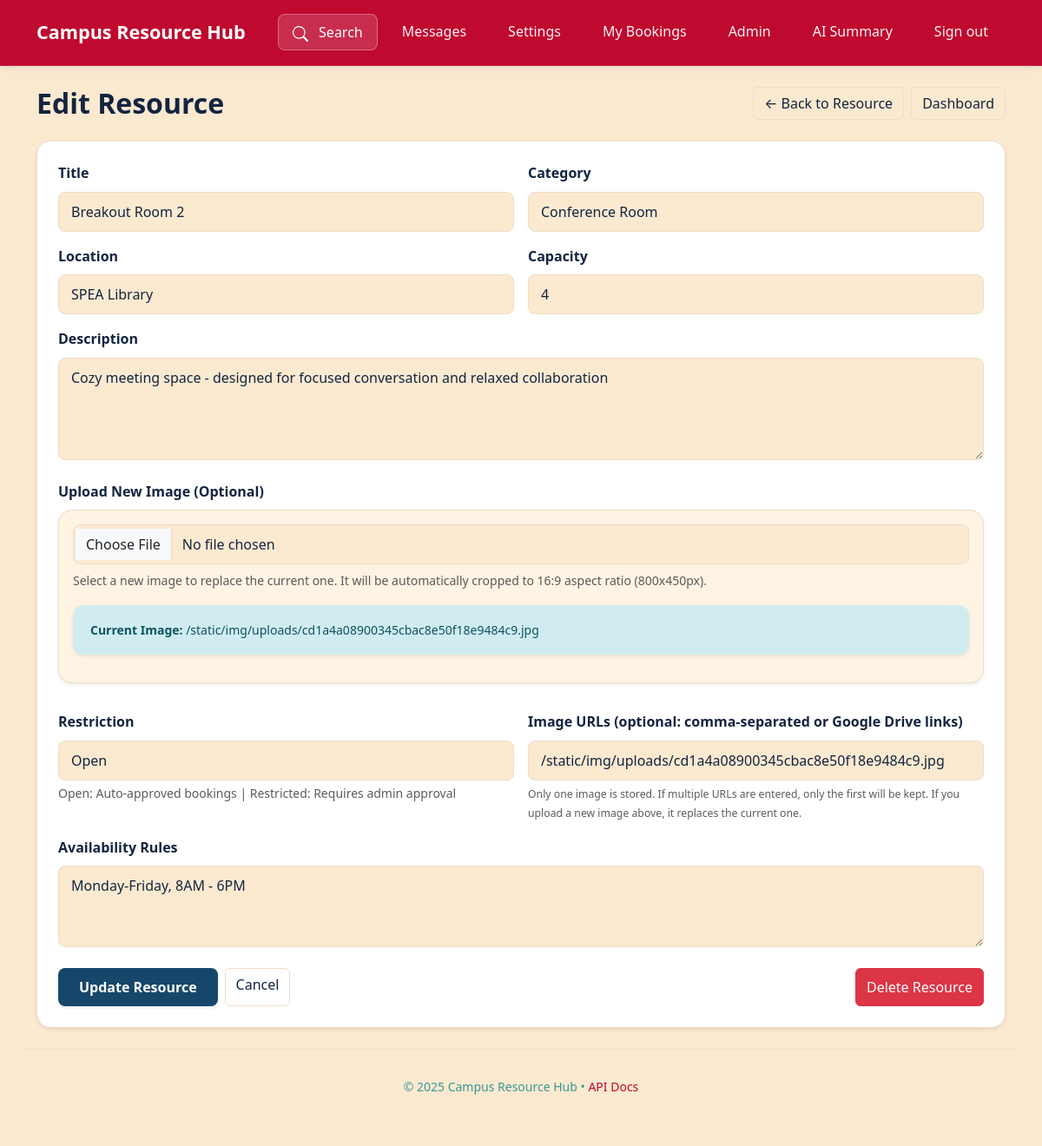
Page /admin/resources/6/edit (signed in) on the committed database.
### src/app.py (models this page shows, shortened)
class Resource(db.Model):
    __tablename__='resources'
    resource_id = db.Column(db.Integer, primary_key=True)
    owner_id = db.Column(db.Integer, db.ForeignKey('users.user_id'))
    title = db.Column(db.String(120))
    description = db.Column(db.Text)
    category = db.Column(db.String(60))
    location = db.Column(db.String(120))
    capacity = db.Column(db.Integer, default=1)
    images = db.Column(db.Text)
    availability_rules = db.Column(db.Text)
    status = db.Column(db.String(20), default='draft')
    restriction = db.Column(db.String(20), default='open')
    created_at = db.Column(db.DateTime, default=datetime.datetime.utcnow)

### src/app.py (the view, shortened to what this page needs)
@admin_bp.route('/resources/<int:resource_id>/edit', methods=['GET','POST'])
@login_required
def edit_resource(resource_id):
    if current_user.role not in ['admin','staff']:
        abort(403)
    resource = Resource.query.get_or_404(resource_id)
    form = ResourceForm(obj=resource)
    if resource.images:
        form.images.data = resource.images
    return render_template('admin_edit_resource.html', form=form, resource=resource)

### src/app.py
class ResourceForm(FlaskForm):
    title = StringField('Title', validators=[InputRequired(), Length(min=2, max=120)])
    description = TextAreaField('Description', validators=[Length(max=1000)])
    category = SelectField('Category', choices=[('Classroom','Classroom'),('Conference Room','Conference Room'),('Lab','Lab'),('Equipment','Equipment')], validators=[InputRequired()])
    location = StringField('Location', validators=[InputRequired(), Length(max=120)])
    capacity = StringField('Capacity', validators=[InputRequired()])
    restriction = SelectField('Restriction', choices=[('open','Open'),('restricted','Restricted')], default='open')
    image_file = FileField('Upload Image', validators=[Optional(), FileAllowed(['jpg', 'jpeg', 'png', 'gif', 'webp'], 'Images only!')])
    images = StringField('Image URLs (optional: comma-separated or Google Drive links)', validators=[Optional(), Length(max=500)])
    availability_rules = TextAreaField('Availability Rules', validators=[Length(max=500)])

### src/app.py (called while the page is built)
@app.context_processor
def inject_csrf_token():
    def get_csrf_token():
        return generate_csrf()
    return dict(csrf_token=get_csrf_token)

@app.context_processor
def inject_template_flags():
    return dict(include_scripts=not app.config.get('TESTING', False))

@app.after_request
def set_security_headers(resp):
    csp = " ".join([
        "default-src 'self'",
        "script-src 'self' https://cdn.jsdelivr.net",
        "style-src 'self' 'unsafe-inline' https://cdn.jsdelivr.net",
        "img-src 'self' data: https:",
        "connect-src 'self' https://cdn.jsdelivr.net",
        "object-src 'none'",
        "frame-ancestors 'self'",
        "base-uri 'self'",
        "form-action 'self'",
    ])
    resp.headers.setdefault('Content-Security-Policy', csp)
    resp.headers.setdefault('X-Content-Type-Options', 'nosniff')
    resp.headers.setdefault('Referrer-Policy', 'strict-origin-when-cross-origin')
    return resp

@login_manager.user_loader
def load_user(user_id):
    return User.query.get(int(user_id))

### src/templates/admin_edit_resource.html (shortened to what this page needs)
{% extends "_base.html" %}
{% block content %}
<div class="d-flex justify-content-between align-items-center mb-4">
  <h2 class="mb-0 fw-bold">Edit Resource</h2>
  <div class="d-flex gap-2">
    <a href="{{ url_for('resources.detail', resource_id=resource.resource_id) }}" class="btn btn-outline-secondary">← Back to Resource</a>
    <a href="{{ url_for('admin.dashboard') }}" class="btn btn-outline-secondary">Dashboard</a>
  </div>
</div>
<div class="card p-4">
  <form method="post" enctype="multipart/form-data" id="resourceForm">
    <div class="row g-3">
      <div class="col-12 col-md-6">
        <label class="form-label fw-semibold">{{ form.title.label.text }}</label>
        {{ form.title(class="form-control", placeholder="Enter resource title") }}
      </div>
      <div class="col-12 col-md-6">
        <label class="form-label fw-semibold">{{ form.category.label.text }}</label>
        {{ form.category(class="form-select") }}
      </div>
    </div>
    <div class="row g-3 mt-0">
      <div class="col-12 col-md-6">
        <label class="form-label fw-semibold">{{ form.location.label.text }}</label>
        {{ form.location(class="form-control", placeholder="e.g., Main Building, Room 101") }}
      </div>
      <div class="col-12 col-md-6">
        <label class="form-label fw-semibold">{{ form.capacity.label.text }}</label>
        {{ form.capacity(class="form-control", placeholder="e.g., 30", type="number", min="1") }}
      </div>
    </div>
    <div class="mt-3">
      <label class="form-label fw-semibold">{{ form.description.label.text }}</label>
      {{ form.description(class="form-control", rows="4", placeholder="Describe the resource...") }}
    </div>
    <div class="mt-4">
      <label class="form-label fw-semibold">Upload New Image (Optional)</label>
      <div class="card p-3 mb-3" style="background:var(--bg-secondary);">
        <div class="mb-3">
          {{ form.image_file(class="form-control", accept="image/*") }}
          <div class="form-text mt-2">Select a new image to replace the current one. It will be automatically cropped to 16:9 aspect ratio (800x450px).</div>
        </div>
        {% if resource.images %}
        <div class="alert alert-info mb-3">
          <small><strong>Current Image:</strong> {{ resource.images.split(',')[0] }}</small>
        </div>
        {% endif %}
      </div>
    </div>
    <div class="row g-3 mt-0">
      <div class="col-12 col-md-6">
        <label class="form-label fw-semibold">{{ form.restriction.label.text }}</label>
        {{ form.restriction(class="form-select") }}
        <div class="form-text">Open: Auto-approved bookings | Restricted: Requires admin approval</div>
      </div>
      <div class="col-12 col-md-6">
        <label class="form-label fw-semibold">{{ form.images.label.text }}</label>
        {{ form.images(class="form-control", placeholder="Enter a single image URL or Google Drive link") }}
        <div class="form-text">
          <small>Only one image is stored. If multiple URLs are entered, only the first will be kept. If you upload a new image above, it replaces the current one.</small>
        </div>
      </div>
    </div>
    <div class="mt-3">
      <label class="form-label fw-semibold">{{ form.availability_rules.label.text }}</label>
      {{ form.availability_rules(class="form-control", rows="3", placeholder="e.g., Available Monday-Friday, 8 AM - 6 PM") }}
    </div>
    <div class="d-flex gap-2 mt-4">
      <button type="submit" class="btn btn-brand">Update Resource</button>
      <a href="{{ url_for('resources.detail', resource_id=resource.resource_id) }}" class="btn btn-outline-secondary">Cancel</a>
      <button type="button" class="btn btn-danger ms-auto" data-bs-toggle="modal" data-bs-target="#deleteModal">Delete Resource</button>
    </div>
  </form>
</div>
{% endblock %}

### src/static/css/theme.css (style rules this page uses)
:root { --brand:#BF092F; --brand-hover:#3B9797; --brand-light:#3B9797; --ink:#132440; --ink-secondary:#16476A; --muted:#3B9797; --bg:#FBE9D0; --bg-secondary:#FFF3E4; --card:#ffffff; --border:#efdcc7; --border-light:#f7ebde; --button:#16476A; --button-hover:#132440; --shadow:rgba(0,0,0,0.08); --shadow-md:rgba(0,0,0,0.12); --shadow-lg:rgba(0,0,0,0.16); --success:#28a745; --warning:#ffc107; --danger:#BF092F; --info:#3B9797; }
* { outline-color:#0ea5e9; box-sizing:border-box; }
html,body { background:var(--bg); color:var(--ink); min-height:100vh; font-size:16px; line-height:1.6; transition:background-color 0.3s ease, color 0.3s ease; }
.btn-brand { background:var(--button); color:#ffffff !important; border:none; font-weight:600; padding:0.625rem 1.5rem; border-radius:8px; transition:all 0.2s ease; box-shadow:0 2px 4px var(--shadow); }
.btn-outline-secondary { border-color:var(--border); color:var(--ink) !important; background:transparent; }
.card { border:1px solid var(--border); border-radius:16px; background:var(--card); box-shadow:0 2px 4px var(--shadow); transition:all 0.2s ease; overflow:hidden; }
.form-control, .form-select { background:var(--bg); border:1px solid var(--border); color:var(--ink); border-radius:8px; padding:0.625rem 0.875rem; transition:all 0.2s ease; }
.form-control::placeholder { color:var(--muted); opacity:0.7; }
.form-label { color:var(--ink); font-weight:600; margin-bottom:0.5rem; }
a { color:#ffffff; }
html:not(.dark) a { color: var(--brand); }
.alert { border-radius:12px; border:none; padding:1rem 1.25rem; box-shadow:0 2px 4px var(--shadow); }
.alert-info { background:#d1ecf1; color:#0c5460; }
a { color:var(--brand); text-decoration:none; transition:color 0.2s ease; }

### rows in the picture
Resource: title "Breakout Room 2", category "Conference Room", location "SPEA Library", capacity "4", description "Cozy meeting space - designed for focused conversation and relaxed collaboration", images "/static/img/uploads/cd1a4a08900345cbac8e50f18e9484c9.jpg", restriction "Open", availability_rules "Monday-Friday, 8AM - 6PM"
